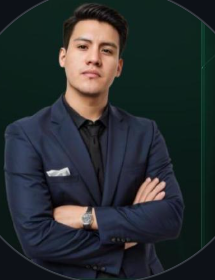
#> input picture photos/foto.png, 215 x 280 px
$ python generar_retrato.py ../photos/foto.png
#> lines starting #> are read from the running program, lines starting #| are printed output that depends on the picture
#!/usr/bin/env python3
"""
Genera assets/banner.svg con un retrato de puntos (dithering Floyd-Steinberg,
recorrido serpentine) que rota entre varias imágenes.

Uso:
  python scripts/generar_retrato.py photos/foto.png "text:{ JL }" "text:</>"

Cada argumento es una imagen o un texto ("text:..."). Se muestran en ciclo.
Requiere: pip install pillow numpy
"""
import sys, random, pathlib
import numpy as np
from PIL import Image, ImageOps, ImageDraw, ImageFont

ROOT = pathlib.Path(__file__).resolve().parent.parent
TEMPLATE = ROOT / "assets" / "banner.template.svg"
OUTPUT = ROOT / "assets" / "banner.svg"
FONT = "/usr/share/fonts/truetype/dejavu/DejaVuSansMono-Bold.ttf"  # cambia si estás en Windows: C:/Windows/Fonts/consolab.ttf

W, H = 200, 227          # resolución de la rejilla de puntos
PANEL_X, PANEL_Y, PANEL_W, PANEL_H = 40, 90, 308, 196
CYCLE = 12               # segundos que dura el ciclo completo
GREEN, DIM = "#6EE7B7", "#2F5A45"
GAMMA = 1.6              # súbelo (2.0) para menos puntos de fondo, bájalo (1.0) para más detalle

def load_frame(spec):
#> called with spec = '../photos/foto.png'
    if spec.startswith("text:"):
        txt = spec[5:]
        img = Image.new("L", (W, H), 0)
        d = ImageDraw.Draw(img)
        size = int(H * 0.5)
        font = ImageFont.truetype(FONT, size)
        while d.textlength(txt, font=font) > W * 0.9 and size > 10:
            size -= 2
            font = ImageFont.truetype(FONT, size)
        l, t, r, b = d.textbbox((0, 0), txt, font=font)
        d.text(((W - (r - l)) / 2 - l, (H - (b - t)) / 2 - t), txt, font=font, fill=255)
        return img
    img = Image.open(spec).convert("L")
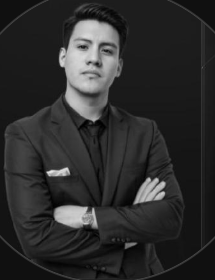
#> img: PIL image 215x280 L; min 1, max 234, mean 44.6
    img = ImageOps.fit(img, (W, H), method=Image.LANCZOS, centering=(0.5, 0.35))
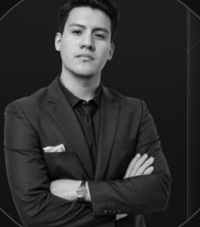
#> img: PIL image 200x227 L; min 0, max 234, mean 47.5
    img = ImageOps.autocontrast(img, cutoff=2)
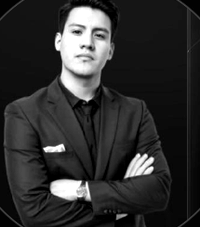
#> img: PIL image 200x227 L; min 0, max 255, mean 47.1
    return img.point(lambda v: int(255 * (v / 255) ** GAMMA))  # oscurece fondos para que resalte el rostro
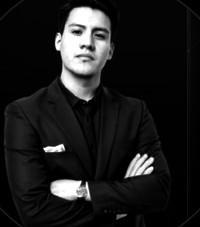
#> returned value: PIL image 200x227 L; min 0, max 255, mean 27.7

def dither_serpentine(img):
    """Floyd-Steinberg con recorrido serpentine (izq->der, luego der->izq)."""
    a = np.array(img, dtype=np.float32)
    h, w = a.shape
#> h = 227; w = 200
    pts = []
    for y in range(h):
        d = 1 if y % 2 == 0 else -1
        xs = range(w) if d == 1 else range(w - 1, -1, -1)
        for x in xs:
            old = a[y, x]
            new = 255.0 if old >= 128 else 0.0
            err = old - new
            if 0 <= x + d < w: a[y, x + d] += err * 7 / 16
            if y + 1 < h:
                if 0 <= x - d < w: a[y + 1, x - d] += err * 3 / 16
                a[y + 1, x] += err * 5 / 16
                if 0 <= x + d < w: a[y + 1, x + d] += err * 1 / 16
            if new == 255.0:
                pts.append((x, y))
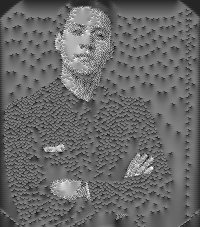
#> a: shape (227, 200) float32; min -50.76, max 298, mean 93.4; drawn with min black and max white
#> after the loop, pts = 4887 pairs, first value 4 to 195, second value 5 to 226
    return pts

def frame_svg(idx, pts, n):
    rnd = random.Random(idx)
    main, dim = [], []
    for x, y in pts:
        (dim if rnd.random() < 0.15 else main).append(f"M{x} {y}h0")
    return (f'<g class="fr" style="animation-delay:{idx * CYCLE / n:.2f}s">'
            f'<path d="{"".join(main)}" stroke="{GREEN}"/>'
            f'<path d="{"".join(dim)}" stroke="{DIM}"/></g>')

def main(specs):
    frames, total = [], 0
    for i, spec in enumerate(specs):
        pts = dither_serpentine(load_frame(spec))
        total = max(total, len(pts))
#> total = 4887
        frames.append(frame_svg(i, pts, len(specs)))
#> the loop in frame_svg, `for x, y in pts:` made 4887 passes
#> (x, y) on passes 1 to 3: (66, 5), (82, 6), (90, 7)
        print(f"{spec}: {len(pts)} puntos")
#| ../photos/foto.png: 4887 puntos
    n = len(specs)
    s = min(PANEL_W / W, PANEL_H / H)
    tx = PANEL_X + (PANEL_W - W * s) / 2
    vis = 100 / n
    css = (f".fr{{opacity:0;fill:none;stroke-width:1.2;stroke-linecap:round;"
           f"animation:cyc {CYCLE}s infinite}}.fr:first-child{{opacity:1}}"
           f"@keyframes cyc{{0%{{opacity:0}}2%{{opacity:1}}{vis - 2:.2f}%{{opacity:1}}"
           f"{vis:.2f}%{{opacity:0}}100%{{opacity:0}}}}")
    group = (f'<style>{css}</style>'
             f'<g transform="translate({tx:.2f} {PANEL_Y}) scale({s:.4f})">' + "".join(frames) + "</g>")
#> (the run stopped early here; a loop or call above may not have finished)
